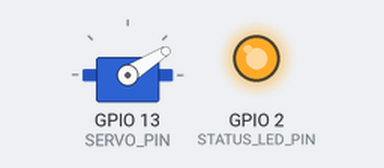
The sketch below on a simulated ESP32. Shown: servo, output pins drawn as LEDs (lit = HIGH). What the sketch prints to the serial monitor is not drawn.

Above: at 1.05 s.
At 2.45 s:
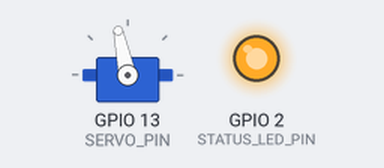
At 3.9 s:
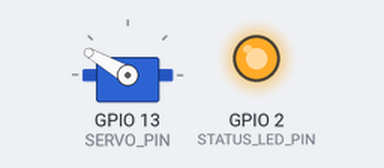
At 6.8 s:
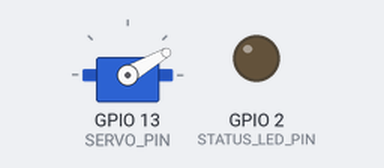
Timing chart, 0 to 8.6 s (numbered marks = the images above):
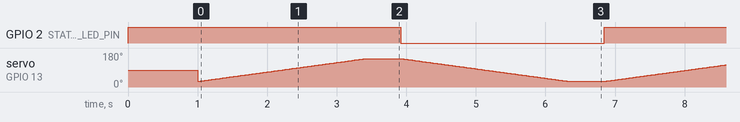

Measured:
- by itself, GPIO 2 (STATUS_LED_PIN): alternates HIGH for 2.9 s and LOW for 2.9 s

The sketch:

servo.ino
```cpp
#include <ESP32Servo.h>

Servo testServo;

// サーボの信号線ピン
const int SERVO_PIN = 13;

// 動作確認用（基板上の青色LED）
const int STATUS_LED_PIN = 2;

// サーボの安全な可動範囲（無理な負荷を防ぐため30〜150度に制限）
const int MIN_ANGLE = 30;
const int MAX_ANGLE = 150;

// 首振りのなめらかさと速度を制御するステップ待機時間（ミリ秒）
const int STEP_DELAY_MS = 20;

void setup() {
  Serial.begin(115200);
  Serial.println("=== サーボ単体テスト開始 ===");

  // ESP32が動いていることを目視確認できるようにLEDを出力設定
  pinMode(STATUS_LED_PIN, OUTPUT);
  digitalWrite(STATUS_LED_PIN, HIGH);

  // ESP32Servo ライブラリのPWMタイマー割り当て
  ESP32PWM::allocateTimer(0);
  ESP32PWM::allocateTimer(1);
  ESP32PWM::allocateTimer(2);
  ESP32PWM::allocateTimer(3);

  // 一般的なホビー用サーボ（SG90等）の規格に合わせて設定
  testServo.setPeriodHertz(50);
  testServo.attach(SERVO_PIN, 500, 2400);

  // 通電確認のため初期位置（90度）へ直ちに動かす
  Serial.println("サーボを正面（90度）へ移動します...");
  testServo.write(90);
  delay(1000);
}

void loop() {
  // 右から左へゆっくり首振り（LED点灯）
  Serial.println("30度 -> 150度 へ移動中");
  digitalWrite(STATUS_LED_PIN, HIGH);
  for (int angle = MIN_ANGLE; angle <= MAX_ANGLE; angle++) {
    testServo.write(angle);
    delay(STEP_DELAY_MS);
  }

  delay(500);

  // 左から右へゆっくり首振り（LED消灯）
  Serial.println("150度 -> 30度 へ移動中");
  digitalWrite(STATUS_LED_PIN, LOW);
  for (int angle = MAX_ANGLE; angle >= MIN_ANGLE; angle--) {
    testServo.write(angle);
    delay(STEP_DELAY_MS);
  }

  delay(500);
}
```
